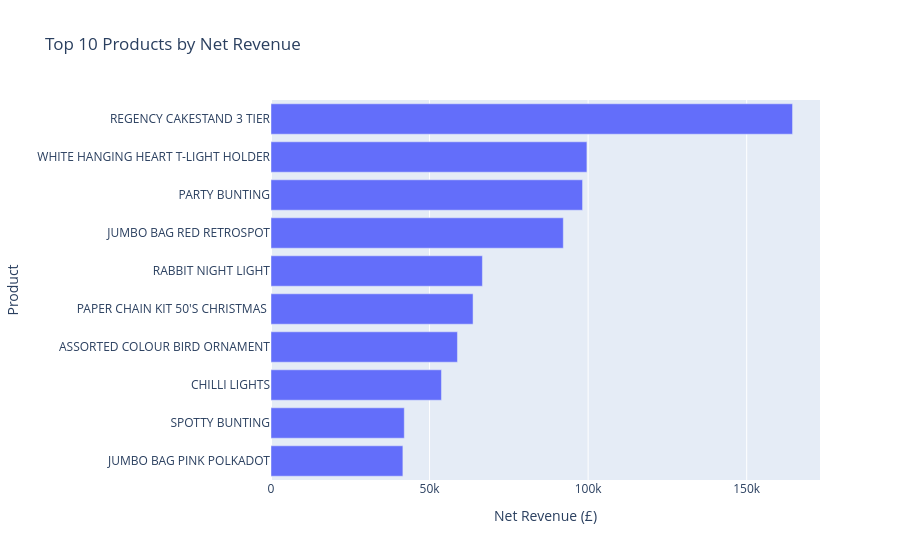

Here is the notebook cell this chart was saved with:
### Code cell
# Order the top 10 products for visualisation
top_products = (
    product_revenue
    .head(10)
    .sort_values('TotalTransactionValue')
)

# Create an interactive horizontal bar chart
fig = px.bar(
    top_products,
    x='TotalTransactionValue',
    y='Description',
    orientation='h',
    title='Top 10 Products by Net Revenue',
    labels={
        'TotalTransactionValue': 'Net Revenue (£)',
        'Description': 'Product'
    }
)

fig.show()

### Figure 1 — Plotly figure (JSON) as saved in the notebook; plotly's stock layout.template omitted (floating-point values rounded to 4 significant figures)
{"data": [{"alignmentgroup": "True", "hovertemplate": "Net Revenue (£)=%{x}<br>Product=%{y}<extra></extra>", "legendgroup": "", "marker": {"color": "#636efa", "pattern": {"shape": ""}}, "name": "", "offsetgroup": "", "orientation": "h", "showlegend": false, "textposition": "auto", "type": "bar", "x": [41580.0, 42030.0, 53750.0, 58790.0, 63720.0, 66660.0, 92180.0, 98240.0, 99610.0, 164500.0], "xaxis": "x", "y": ["JUMBO BAG PINK POLKADOT", "SPOTTY BUNTING", "CHILLI LIGHTS", "ASSORTED COLOUR BIRD ORNAMENT", "PAPER CHAIN KIT 50'S CHRISTMAS ", "RABBIT NIGHT LIGHT", "JUMBO BAG RED RETROSPOT", "PARTY BUNTING", "WHITE HANGING HEART T-LIGHT HOLDER", "REGENCY CAKESTAND 3 TIER"], "yaxis": "y"}], "layout": {"barmode": "relative", "legend": {"tracegroupgap": 0}, "title": {"text": "Top 10 Products by Net Revenue"}, "xaxis": {"anchor": "y", "domain": [0, 1], "title": {"text": "Net Revenue (£)"}}, "yaxis": {"anchor": "x", "domain": [0, 1], "title": {"text": "Product"}}}}
